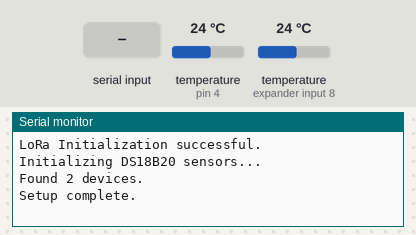
A sketch run on a simulated Arduino Uno, built with avr-gcc and run on an emulated ATmega328P. Parts: the last lines printed to the serial monitor. The test bench sets the inputs (shaded band); at power-on: temperature (sensors on pin 4, expander input 8) 24 °C. No radio packets arrive unless stated.

Above: at 3.7 s.
3.8 s: temperature (sensor on pin 4) set to 41 °C
At 7.0 s:
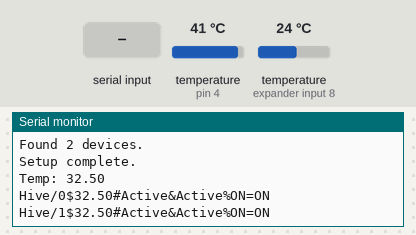
7.3 s: temperature (sensor on expander input 8) set to 9 °C
At 12.2 s:
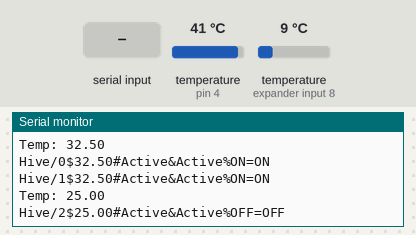
17.3 s: "test mode\n" received over Serial
At 18.1 s:
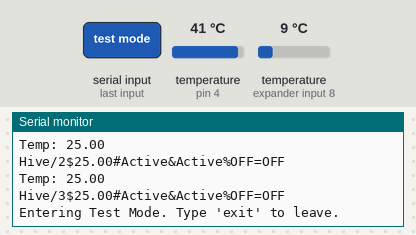
18.8 s: "Initialized\n" received over Serial
At 19.3 s:
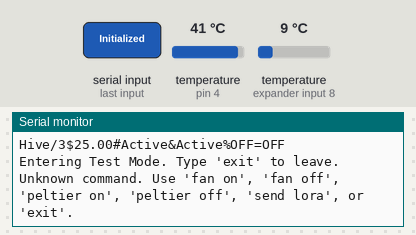
20.3 s: "fan on\n" received over Serial
At 21.5 s:
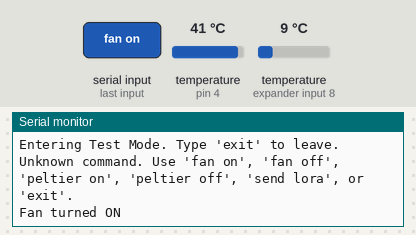
21.8 s: "fan off\n" received over Serial
At 22.8 s:
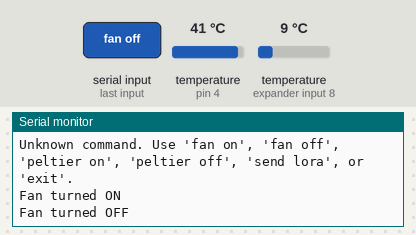

Measured:
- after the input at 3.8 s, the serial monitor: prints a new line after 2.0 s (image 1)
- after the input at 7.3 s, the serial monitor: prints a new line after 3.5 s (image 2)
- after the input at 17.3 s, the serial monitor: prints a new line at once (image 3)
- after the input at 18.8 s, the serial monitor: prints a new line at once (image 4)
- after the input at 20.3 s, the serial monitor: prints a new line at once (image 5)
- after the input at 21.8 s, the serial monitor: prints a new line at once (image 6)

The sketch:

Bee_Hive.ino
```cpp
// Pin set for esp8266 board
// Warning when upload code take D4(peltier pin) off first


// For Temperature sensor
#include <OneWire.h>
#include <DallasTemperature.h>
// For LoRa
#include <SPI.h>
#include <LoRa.h>
#define BAND 920E6
#define SS 15   // chip select pin
#define RST 5   // Reset pin
#define DIO0 4  // Interrupt pin


// Pin definitions
#define ONE_WIRE_BUS 4    // DS18B20 data pin (GPIO4, D2)
#define RELAY_PELTIER 5  // Relay for Fan (GPIO5,D1)
#define RELAY_FAN   0    // Realy for Peltier (GPI0, D3) FIX

// Thresold temperature
#define TEMP_HIGH_THRESOLD 32.0  // Temperature to turn on Peltier and Fan
#define TEMP_LOW_THRESOLD 25.0   // Temperature to turn on Peltier and Fan


// Setup a oneWire and DallasTemperature instance
OneWire oneWire(ONE_WIRE_BUS);
DallasTemperature sensors(&oneWire);

// Addresses of the DS18B20 sensors
DeviceAddress sensor1, sensor2;

// Initialize status string
String Temperature_sensor1_status = "Active";
String Temperature_sensor2_status = "Active";
String Fan_status = "OFF";
String Peltier_status = "OFF";
String LoRa_status = "Not Initialized";
int LoRa_Skip_Message = 0;

// For LoRa packet counter
int readingID = 0;
int counter = 0;
String LoRaMessage = "";
const String Headcode = "Hive";  /////////// dont for got to put headcode

// Temperature Data
float Temperature;

// Timing variables
unsigned long tempCheckPreviousMillis = 0;
unsigned long sendDataPreviousMillis = 0;
const unsigned long tempCheckInterval = 5000;//10000;  // 10 seconds
const unsigned long sendDataInterval = 5000;//900000;  // 15 minutes (900,000 ms)


// Flags
bool tempThresholdExceeded = false;
bool testMode = false;  // Test mode Flag


void startLoRa() {
  LoRa.setPins(SS, RST, DIO0);
  while (!LoRa.begin(BAND) && counter < 10) {
    Serial.print(".");
    counter++;
    delay(500);
  }
  if (counter == 10) {
    // Increment readingID on every new reading
    readingID++;
    Serial.println("LoRa Initialization Failed!");
    LoRa_status = "Initialization Failed";
    return;
  }
  Serial.println("LoRa Initialization successful.");
  LoRa_status = "Initialized";
  delay(500);

  // Set LoRa module parameters
  LoRa.setTxPower(14);             // Set transmission power (dBm)
  LoRa.setSpreadingFactor(7);      // Set spreading factor
  LoRa.setSignalBandwidth(500E3);  // Set bandwidth
  LoRa.setCodingRate4(5);          // Set coding rate
  LoRa.setPreambleLength(8);       // Set preamble length

  delay(2000);
}


void setup_Tem_sensor() {
  Serial.println("Initializing DS18B20 sensors...");
  // Start the DS18B20 sensor library
  sensors.begin();

  // Locate devices on the bus
  Serial.print("Found ");
  Serial.print(sensors.getDeviceCount(), DEC);
  Serial.println(" devices.");

  // Assign sensor addresses
  if (!sensors.getAddress(sensor1, 0)) {
    Serial.println("Unable to find address for Sensor 1");
    Temperature_sensor1_status = "Disconnected";
  }
  if (!sensors.getAddress(sensor2, 1)) {
    Serial.println("Unable to find address for Sensor 2");
    Temperature_sensor2_status = "Disconnected";
  }

  // Set resolution to 9-bit, 10-bit, 11-bit, or 12-bit (higher is more accurate but slower)
  sensors.setResolution(sensor1, 12);
  sensors.setResolution(sensor2, 12);
}


void sendReadings() {
  if (LoRa_status == "Initialized") {
    LoRaMessage = String(Headcode) + "/" + String(readingID) + "$" + String(Temperature) + "#" + String(Temperature_sensor1_status) + "&" + String(Temperature_sensor2_status) + "%" + String(Peltier_status) + "=" + String(Fan_status);
      LoRa.beginPacket();
      LoRa.print(LoRaMessage);
      LoRa.endPacket();
      Serial.println(LoRaMessage);
      readingID++;

  } else {
    LoRa_Skip_Message++;
    Serial.println("Skip sending LoRa.");
  }

}


void getTemp() {

  // Request temperature
  sensors.requestTemperatures();

  // Read Temperature from sensor
  float temp1 = sensors.getTempC(sensor1);
  float temp2 = sensors.getTempC(sensor2);


  if (temp1 == DEVICE_DISCONNECTED_C && temp2 != DEVICE_DISCONNECTED_C) {
    Temperature_sensor1_status = "Disconnected";
    Temperature_sensor2_status = "Active";
    Temperature = temp2;
  } else if (temp2 == DEVICE_DISCONNECTED_C && temp1 != DEVICE_DISCONNECTED_C) {
    Temperature_sensor2_status = "Disconnected";
    Temperature_sensor1_status = "Active";
    Temperature = temp1;
  } else if (temp1 == DEVICE_DISCONNECTED_C && temp2 == DEVICE_DISCONNECTED_C) {
    Temperature_sensor1_status = "Disconnnected";
    Temperature_sensor2_status = "Disconneected";
    Temperature = -999;
  } else if (temp1 != DEVICE_DISCONNECTED_C && temp2 != DEVICE_DISCONNECTED_C) {
    Temperature_sensor1_status = "Active";
    Temperature_sensor2_status = "Active";
    Temperature = (temp1 + temp2) / 2;
  }
  //Temperature = (temp1 + temp2) / 2;
  Serial.println("Temp: " + String(Temperature));
}


void Temp_control() {
  if (Temperature >= TEMP_HIGH_THRESOLD) {
    digitalWrite(RELAY_PELTIER, HIGH);  // Turn on Peltier
    digitalWrite(RELAY_FAN, HIGH);      // Turn on Fan
    Peltier_status = "ON";
    Fan_status = "ON";

    // Send an immediate alert only once when the threshold is exceeded
    if (!tempThresholdExceeded) {
      tempThresholdExceeded = true;
      sendReadings();  // Immediate alert
    }
  } else if (Temperature <= TEMP_LOW_THRESOLD) {
    digitalWrite(RELAY_PELTIER, LOW);  // Turn off Peltier
    digitalWrite(RELAY_FAN, LOW);      // Turn off Fan
    Peltier_status = "OFF";
    Fan_status = "OFF";

    // Reset the flag to allow for a new alert if threshold is exceeded again
    tempThresholdExceeded = false;
  }
}


void debugStatus() {
  Serial.println("==== DEBUG STATUS ====");
  Serial.println("LoRa Status: " + LoRa_status);
  Serial.println("LoRa skip message count: " + String(LoRa_Skip_Message));
  Serial.println("Temperature Sensor 1 Status: " + Temperature_sensor1_status);
  Serial.println("Temperature Sensor 2 Status: " + Temperature_sensor2_status);
  Serial.println("Temperature: " + String(Temperature));
  Serial.println("Peltier Status: " + Peltier_status);
  Serial.println("Fan Status: " + Fan_status);
  Serial.println("Last readingID: " + String(readingID));
  Serial.println("======================");
}


void setup() {
  Serial.begin(115200);

  startLoRa();  // Start LoRa

  setup_Tem_sensor();  // Temperature sensor setup

  //Initialize relay pins
  pinMode(RELAY_PELTIER, OUTPUT);
  pinMode(RELAY_FAN, OUTPUT);

  //Ensure relays are off at startup
  digitalWrite(RELAY_PELTIER, LOW);
  digitalWrite(RELAY_FAN, LOW);


  // getTemp();
  // Temp_control();
  // sendReadings();
  Serial.println("Setup complete.");
  // delay(2000);
}


void loop() {
   unsigned long currentMillis = millis();
  //  delay(5000);
  //  sendReadings();

  // delay(2000);
  // getTemp();
  // Temp_control();


    if (testMode) {
    // Wait for commands in test mode
    if (Serial.available()) {
        String input = Serial.readStringUntil('\n');
        input.trim(); // Remove leading and trailing whitespace

        if (input.equalsIgnoreCase("fan on")) {
            digitalWrite(RELAY_FAN, HIGH); // Turn on Fan
            Serial.println("Fan turned ON");
        } else if (input.equalsIgnoreCase("fan off")) {
            digitalWrite(RELAY_FAN, LOW); // Turn off Fan
            Serial.println("Fan turned OFF");
        } else if (input.equalsIgnoreCase("peltier on")) {
            digitalWrite(RELAY_PELTIER, HIGH); // Turn on Peltier
            Serial.println("Peltier turned ON");
        } else if (input.equalsIgnoreCase("peltier off")) {
            digitalWrite(RELAY_PELTIER, LOW); // Turn off Peltier
            Serial.println("Peltier turned OFF");
        } else if (input.equalsIgnoreCase("send lora")) {
            if (LoRa_status == "Initialized") {
                sendReadings();
            } else {
                Serial.println("LoRa is not initialized. Unable to send test message.");
            }
        } else if (input.equalsIgnoreCase("exit")) {
            testMode = false; // Exit test mode
            Serial.println("Exiting Test Mode.");
            // Ensure relays are off after exiting
            digitalWrite(RELAY_FAN, LOW);
            digitalWrite(RELAY_PELTIER, LOW);
        } else {
            Serial.println("Unknown command. Use 'fan on', 'fan off', 'peltier on', 'peltier off', 'send lora', or 'exit'.");
        }
    }
    return; // Exit loop early to prevent other logic from running
 }


  // Normal operation logic
  if (currentMillis - tempCheckPreviousMillis >= tempCheckInterval) {
    tempCheckPreviousMillis = currentMillis;
    getTemp();          // Get the temperature reading
    Temp_control();     // Adjust relays based on temperature
  }


  if (currentMillis - sendDataPreviousMillis >= sendDataInterval) {
    sendDataPreviousMillis = currentMillis;
    sendReadings();     // Send temperature data via LoRa
  }

  // Check for input to enter test mode
  if (Serial.available()) {
    String input = Serial.readStringUntil('\n');
    input.trim(); // Remove leading and trailing whitespace

    if (input.equalsIgnoreCase("test mode")) {
      testMode = true; // Enter test mode
      Serial.println("Entering Test Mode. Type 'exit' to leave.");
    } else if (input.equalsIgnoreCase("status")) {
      debugStatus();
    }
  }
}
```
